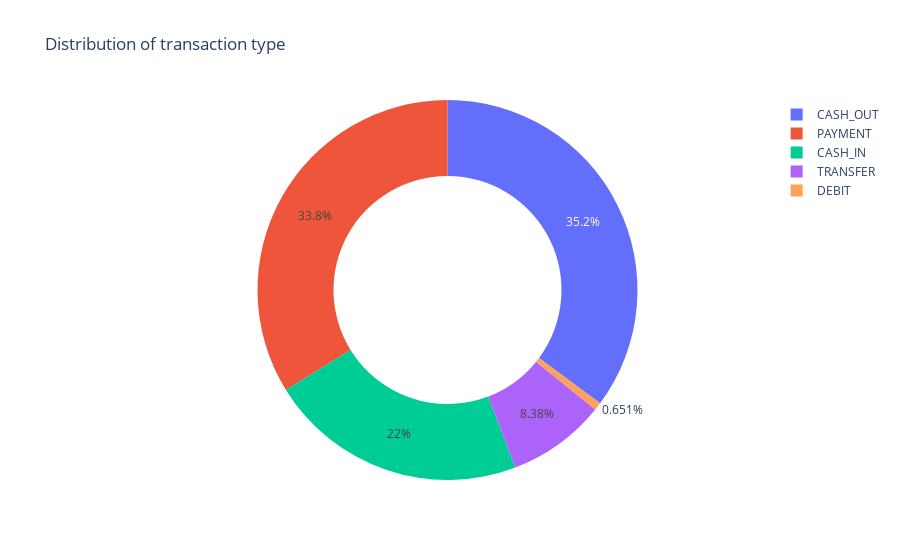

This figure's notebook cell:
### Code cell
px.pie(df, values = quantity, names = transaction, hole = 0.6, height = 600, title = "Distribution of transaction type")

### Figure 1 — Plotly figure (JSON) as saved in the notebook; plotly's stock layout.template omitted (floating-point values rounded to 4 significant figures)
{"data": [{"domain": {"x": [0, 1], "y": [0, 1]}, "hole": 0.6, "hovertemplate": "label=%{label}<br>value=%{value}<extra></extra>", "labels": ["CASH_OUT", "PAYMENT", "CASH_IN", "TRANSFER", "DEBIT"], "legendgroup": "", "name": "", "showlegend": true, "type": "pie", "values": [2237500, 2151495, 1399284, 532909, 41432]}], "layout": {"autosize": true, "legend": {"tracegroupgap": 0}, "title": {"text": "Distribution of transaction type"}}}
